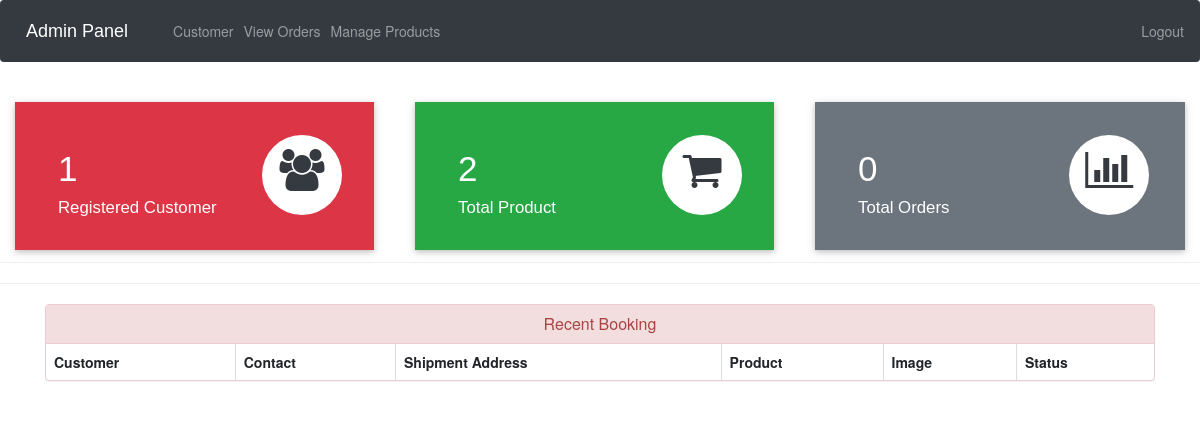
The app's page /admin-dashboard (signed in), older data.
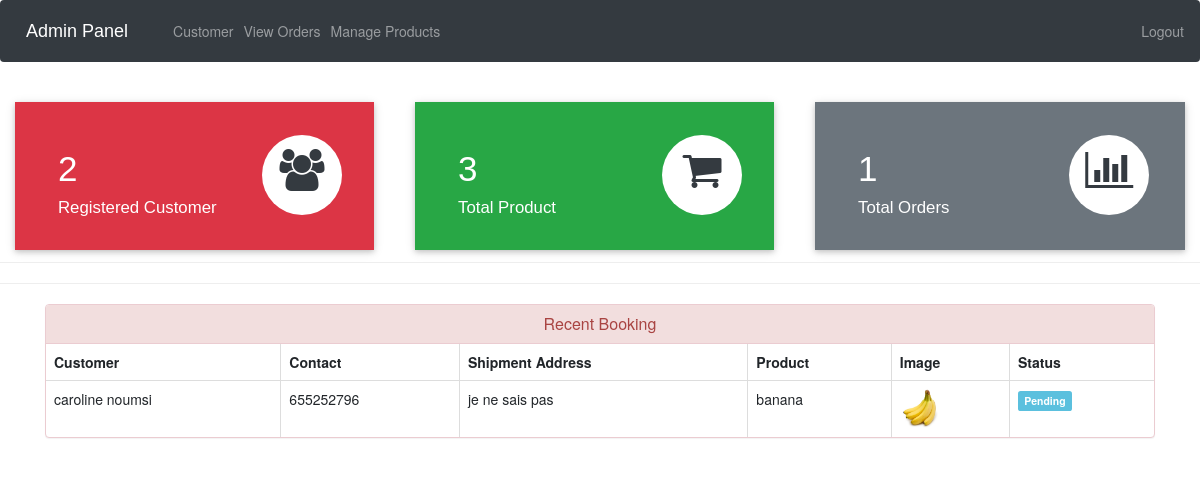
The same page, newer data.
### ecom/models.py (models this page shows, shortened)
class Customer(models.Model):
    user=models.OneToOneField(User,on_delete=models.CASCADE)
    profile_pic= models.ImageField(upload_to='profile_pic/CustomerProfilePic/',null=True,blank=True)
    address = models.CharField(max_length=40)
    mobile = models.CharField(max_length=20,null=False)
    @property
    def get_name(self):
        return self.user.first_name+" "+self.user.last_name

class Orders(models.Model):
    STATUS =(
        ('Pending','Pending'),
        ('Order Confirmed','Order Confirmed'),
        ('Out for Delivery','Out for Delivery'),
        ('Delivered','Delivered'),
    )
    customer=models.ForeignKey('Customer', on_delete=models.CASCADE,null=True)
    product=models.ForeignKey('Product',on_delete=models.CASCADE,null=True)
    email = models.CharField(max_length=50,null=True)
    address = models.CharField(max_length=500,null=True)
    mobile = models.CharField(max_length=20,null=True)
    order_date= models.DateField(auto_now_add=True,null=True)
    status=models.CharField(max_length=50,null=True,choices=STATUS)

class Product(models.Model):
    name=models.CharField(max_length=40)
    product_image= models.ImageField(upload_to='product_image/',null=True,blank=True)
    price = models.PositiveIntegerField()
    description=models.CharField(max_length=40)

### ecom/views.py (the view)
# urls.py: path('admin-dashboard', views.admin_dashboard_view,name='admin-dashboard'),
@login_required(login_url='adminlogin')
def admin_dashboard_view(request):
    customercount = models.Customer.objects.all().count()
    productcount = models.Product.objects.all().count()
    ordercount = models.Orders.objects.all().count()
    orders = models.Orders.objects.all()
    ordered_products = []
    ordered_bys = []
    for order in orders:
        ordered_product = models.Product.objects.all().filter(id=order.product.id)
        ordered_by = models.Customer.objects.all().filter(id=order.customer.id)
        ordered_products.append(ordered_product)
        ordered_bys.append(ordered_by)
    mydict = {
        'customercount': customercount,
        'productcount': productcount,
        'ordercount': ordercount,
        'data': zip(ordered_products, ordered_bys, orders),
    }
    return render(request, 'ecom/admin_dashboard.html', context=mydict)

### templates/ecom/admin_dashboard.html
{% extends 'ecom/admin_base.html' %}
{% load static %}
{% block content %}
<br>
{%include 'ecom/admin_dashboard_cards.html'%}
<br><br><br><br><br>
<hr><hr>
<div class="container" >
    <div class="panel panel-danger" >
      <div class="panel-heading" style="text-align:center;">
        <h6 class="panel-title">Recent Booking</h6>
      </div>
      <table class="table table-hover table-bordered" id="dev-table">
        <thead>
          <tr>
            <th>Customer</th>
            <th>Contact</th>
            <th>Shipment Address</th>
            <th>Product</th>
            <th>Image</th>
            <th>Status</th>
          </tr>
        </thead>
        {% for product,customer,order in data %}
        <tr>
          {% for c in customer %}
          <td> {{c.get_name}}</td>
          <td>{{c.mobile}}</td>
          <td>{{order.address}}</td>
          {% endfor %}
          {% for p in product %}
          <td> {{p.name}}</td>
          <td> <img src="{% static p.product_image.url %}" alt="Profile Pic" height="40px" width="40px" /></td>
          {% if order.status == 'Pending'%}
          <td> <span class="label label-info">{{order.status}}</span></td>
          {% elif order.status == 'Delivered' %}
          <td> <span class="label label-success">{{order.status}}</span></td>
          {% elif order.status == 'Out for Delivery' %}
          <td> <span class="label label-warning">{{order.status}}</span></td>
          {%else%}
            <td> <span class="label label-primary">{{order.status}}</span></td>
          {%endif%}
          {% endfor %}
        </tr>
        {% endfor %}
      </table>
  </div>
</div>
{% endblock content %}

Row changes from the older to the newer data that the page shows:
added Orders: address "je ne sais pas", status "Pending"
added Customer: get_name "caroline noumsi", mobile "655252796"
now on this page (row edited): Product: name "banana", product_image (picture)
Text that changed along with them:
{{ customercount }}: "1" → "2"
{{ productcount }}: "2" → "3"
{{ ordercount }}: "0" → "1"
